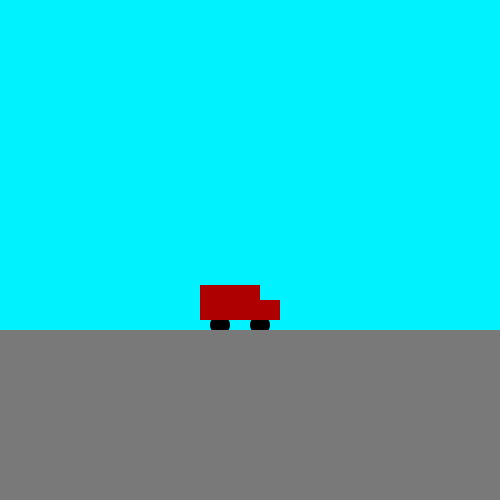
Frame 1 (no input)
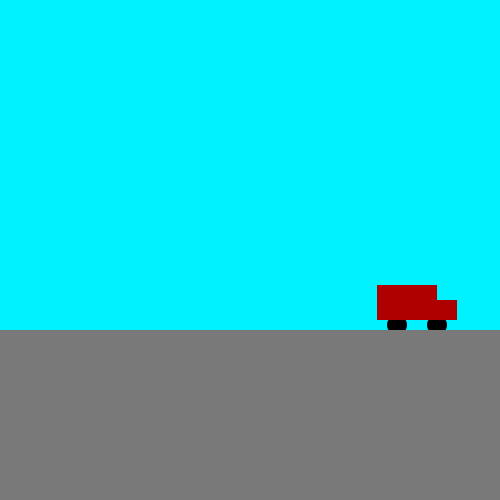
Frame 60 (the mouse pressed at the canvas centre just before this capture)
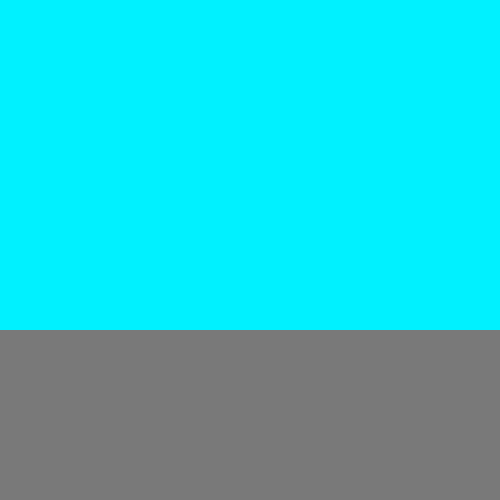
Frame 120 (the mouse held since frame 60 and released just before this capture)

The Processing sketch that drew these frames (run headless with seeded random() and noise(); from frame 60 on, the mouse is pressed at the canvas centre):

// Processing sketch: car
// ── car.pde
void setup() {
  size(500, 500);
  

}  

int x = 200;

void draw() {
  background(0, 241, 255);
  fill(0,0,0);
  noStroke();
  ellipse(x+60, 325, 20, 20);
  ellipse(x+20, 325, 20, 20);
  fill(175,0,0);
  rect(x, 285, 60, 15);
  rect(x, 300, 80, 20); 
  fill(#797979);
  rect(0,330,500,220);
  x=x+3;
 
  
}
